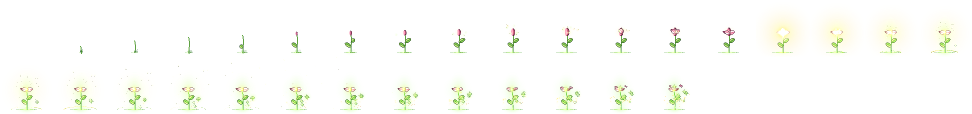
#> input picture _archive/assets/vfx/pixelfx/heal_pickup.png, 1944 x 228 px (shown at 1/2 size)
$ python vfx_sprite_pipeline.py --input ../assets/vfx/pixelfx/heal_pickup.png --output out.png
#> lines starting #> are read from the running program, lines starting #| are printed output that depends on the picture; after the words box and inside, x2 and y2 are one past the last pixel; in counts of white or black regions, pixels touching at a corner belong together
"""Normalize a chroma-key-removed horizontal VFX strip into Godot-ready pixel frames."""

from __future__ import annotations

import argparse
from pathlib import Path

from PIL import Image


def _alpha_bbox(image: Image.Image, threshold: int) -> tuple[int, int, int, int] | None:
    alpha = image.getchannel("A").point(lambda value: 255 if value >= threshold else 0)
    return alpha.getbbox()


def normalize_strip(
    source_path: Path,
    output_path: Path,
    frame_count: int,
    frame_size: int,
    alpha_threshold: int,
    content_ratio: float,
) -> None:
#> called with frame_count = 6, frame_size = 64, alpha_threshold = 72, content_ratio = 0.82
    source = Image.open(source_path).convert("RGBA")
#> source is the input picture: PIL image 1944x228 RGBA; mean R, G, B, A 54.6, 59.5, 25.6, 11.6
    source_width, source_height = source.size
#> source_width = 1944; source_height = 228
    frames: list[Image.Image] = []
    max_half_extent = 1.0

    for index in range(frame_count):
        left = round(source_width * index / frame_count)
        right = round(source_width * (index + 1) / frame_count)
        frame = source.crop((left, 0, right, source_height))
        frames.append(frame)
        bbox = _alpha_bbox(frame, alpha_threshold)
        if bbox is None:
            continue
        center_x = frame.width / 2.0
        center_y = frame.height / 2.0
        max_half_extent = max(
            max_half_extent,
            abs(bbox[0] - center_x),
            abs(bbox[2] - center_x),
            abs(bbox[1] - center_y),
            abs(bbox[3] - center_y),
        )
#> this loop made 6 passes
#> (bbox, max_half_extent) on passes 1 to 6: ((22, 81, 306, 220), 144), ((17, 63, 320, 220), 158), ((19, 58, 296, 220), 158), ((33, 49, 295, 220), 158), ((32, 46, 290, 220), 158), ((33, 42, 296, 106), 158)
#> pass 1, in normalize_strip, `frame = source.crop((left, 0, right, source_height))`:
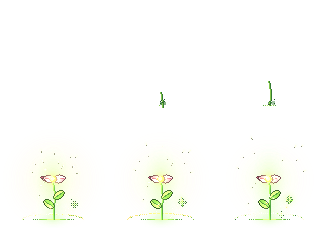
#> frame: PIL image 324x228 RGBA; mean R, G, B, A 69.8, 69.9, 30.4, 10.3; transparent parts drawn white
#> pass 1, in _alpha_bbox, `alpha = image.getchannel("A").point(lambda value: 255 if value >= thre..`:
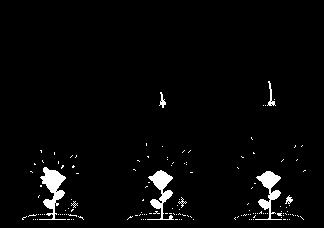
#> alpha: PIL image 324x228 L; 3% white; 142 white regions (135 under 20 px), largest, box (x1, y1, x2, y2) and area: (39, 167, 66, 220) 629, (147, 170, 174, 220) 536, (255, 171, 282, 220) 506
#> pass 2, in _alpha_bbox (call 2), `alpha = image.getchannel("A").point(lambda value: 255 if value >= thre..`:
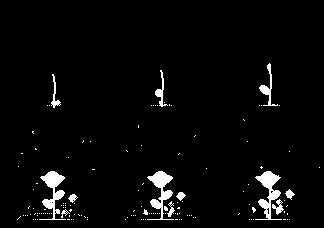
#> alpha: PIL image 324x228 L; 3.4% white; 136 white regions (124 under 20 px), largest, box (x1, y1, x2, y2) and area: (255, 171, 282, 220) 529, (39, 171, 66, 220) 522, (147, 171, 174, 220) 509
#> after the loop:
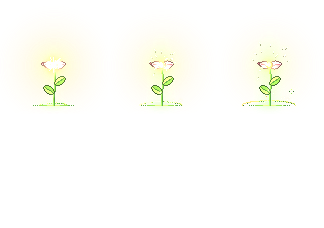
#> frame: PIL image 324x228 RGBA; mean R, G, B, A 98.6, 92.1, 45.2, 13.1; transparent parts drawn white
#> after the loop, frames = 6 items

    crop_half = max_half_extent / max(min(content_ratio, 0.95), 0.1)
#> crop_half = 192.7
    sheet = Image.new("RGBA", (frame_size * frame_count, frame_size), (0, 0, 0, 0))
#> sheet: PIL image 384x64 RGBA; every value is 0
    nonempty_frames = 0

    for index, frame in enumerate(frames):
        center_x = frame.width / 2.0
        center_y = frame.height / 2.0
        crop = frame.crop(
            (
                round(center_x - crop_half),
                round(center_y - crop_half),
                round(center_x + crop_half),
                round(center_y + crop_half),
            )
        )
        pixel_frame = crop.resize((frame_size, frame_size), Image.Resampling.NEAREST)
        pixels = pixel_frame.load()
        for y in range(frame_size):
            for x in range(frame_size):
                red, green, blue, alpha = pixels[x, y]
                if alpha < alpha_threshold:
                    pixels[x, y] = (0, 0, 0, 0)
                else:
                    pixels[x, y] = (red, green, blue, 255)
        if pixel_frame.getchannel("A").getbbox() is not None:
            nonempty_frames += 1
        sheet.alpha_composite(pixel_frame, (index * frame_size, 0))
#> this loop made 6 passes
#> pass 1, in normalize_strip, `crop = frame.crop( ( round(center_x - crop_half), round(center_y - cro..`:
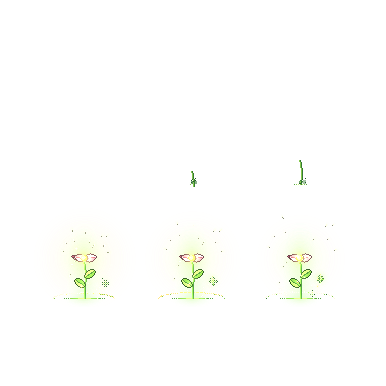
#> crop: PIL image 386x386 RGBA; mean R, G, B, A 34.6, 34.7, 15.1, 5.1; transparent parts drawn white
#> after the loop:
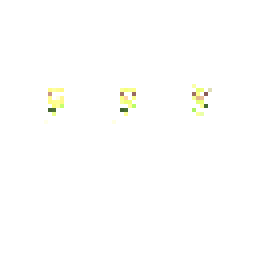
#> pixel_frame: PIL image 64x64 RGBA (shown 4 times larger); mean R, G, B, A 3.4, 3.4, 2.3, 3.9; transparent parts drawn white
#> after the loop:
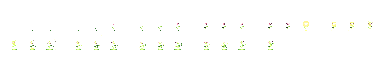
#> sheet: PIL image 384x64 RGBA; mean R, G, B, A 3.7, 4.1, 2.6, 4.9; transparent parts drawn white
#> after the loop, nonempty_frames = 6

    if nonempty_frames != frame_count:
        raise ValueError(
            f"Expected {frame_count} non-empty frames, found {nonempty_frames}: {source_path}"
        )
    output_path.parent.mkdir(parents=True, exist_ok=True)
    sheet.save(output_path, optimize=False)


def main() -> None:
    parser = argparse.ArgumentParser()
    parser.add_argument("--input", type=Path, required=True)
    parser.add_argument("--output", type=Path, required=True)
    parser.add_argument("--frames", type=int, default=6)
    parser.add_argument("--frame-size", type=int, default=64)
    parser.add_argument("--alpha-threshold", type=int, default=72)
    parser.add_argument("--content-ratio", type=float, default=0.82)
    args = parser.parse_args()
    normalize_strip(
        args.input,
        args.output,
        args.frames,
        args.frame_size,
        args.alpha_threshold,
        args.content_ratio,
    )


if __name__ == "__main__":
    main()

$ run again, on _archive/assets/vfx/pixelfx/concept_dark_rift.png
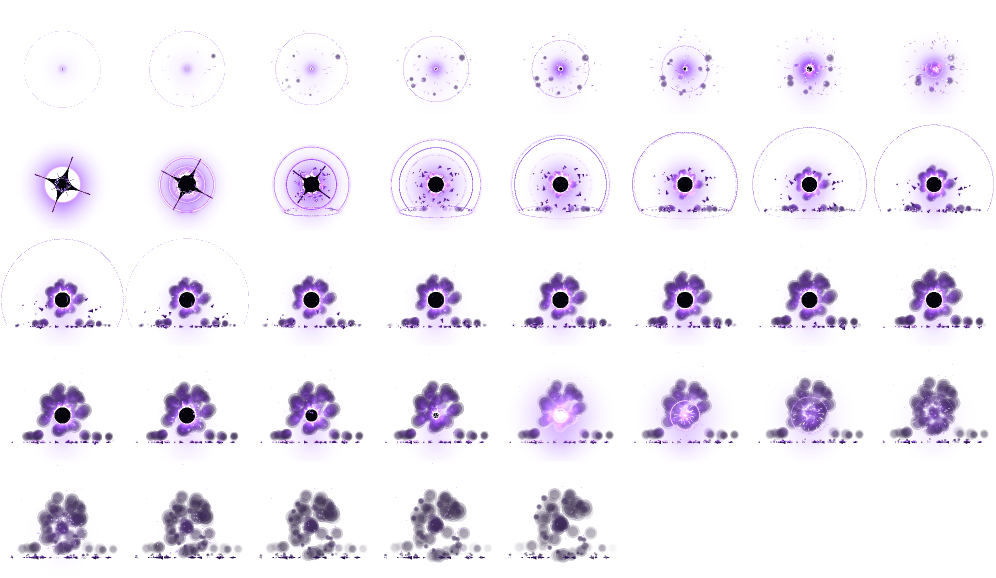
#> input picture _archive/assets/vfx/pixelfx/concept_dark_rift.png, 1992 x 1155 px (shown at 1/2 size)
#> in normalize_strip, source is the input picture: PIL image 1992x1155 RGBA; mean R, G, B, A 39.5, 17.5, 68.1, 25
#> the loop in normalize_strip, `for index in range(frame_count):` made 6 passes
#> (bbox, max_half_extent) on passes 1 to 6: ((2, 62, 332, 1119), 541.5), ((0, 60, 332, 1121), 543.5), ((0, 63, 313, 1125), 547.5), ((21, 65, 332, 1123), 547.5), ((0, 59, 332, 888), 547.5), ((0, 64, 328, 888), 547.5)
#> pass 1, in _alpha_bbox, `alpha = image.getchannel("A").point(lambda value: 255 if value >= thre..`:
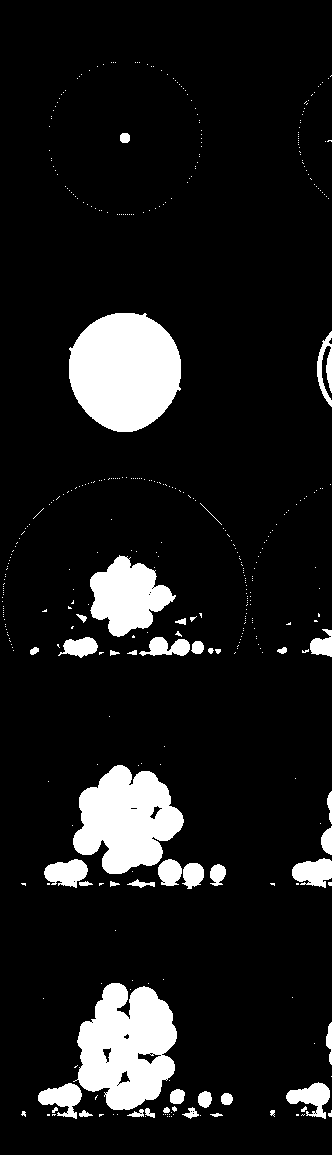
#> alpha: PIL image 332x1155 L; 10.7% white; 424 white regions (379 under 20 px), largest, box (x1, y1, x2, y2) and area: (69, 313, 181, 432) 10443, (73, 983, 177, 1110) 9010, (73, 765, 184, 874) 7923
#> after the loop in normalize_strip, `for index in range(frame_count):`: frames = 6 items
#> crop_half = 667.7
#> the loop in normalize_strip, `for index, frame in enumerate(frames):` made 6 passes
#> after the loop in normalize_strip, `for index, frame in enumerate(frames):`:
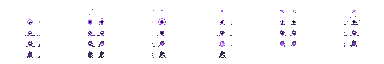
#> sheet: PIL image 384x64 RGBA; mean R, G, B, A 2.9, 1.9, 4, 6.9; transparent parts drawn white
#> after the loop in normalize_strip, `for index, frame in enumerate(frames):`: nonempty_frames = 6

$ run again, on _archive/assets/vfx/pixelfx/concept_ice_nova.png
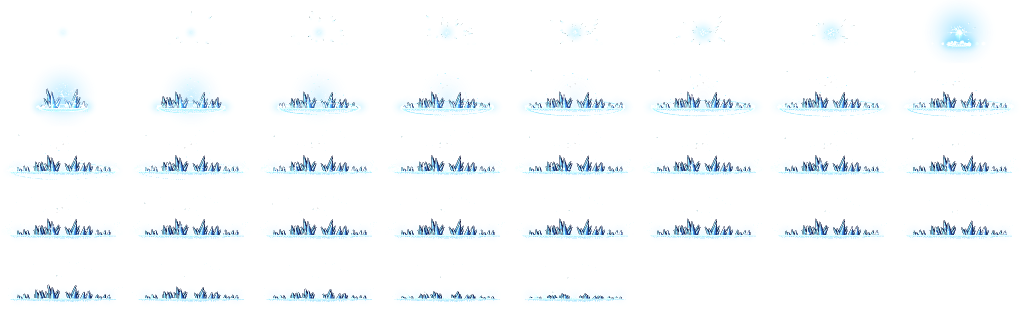
#> input picture _archive/assets/vfx/pixelfx/concept_ice_nova.png, 2048 x 635 px (shown at 1/2 size)
#> in normalize_strip, source is the input picture: PIL image 2048x635 RGBA; mean R, G, B, A 25.1, 47.7, 57.4, 18.9
#> the loop in normalize_strip, `for index in range(frame_count):` made 6 passes
#> (bbox, max_half_extent) on passes 1 to 6: ((2, 63, 341, 604), 286.5), ((0, 22, 342, 604), 295.5), ((0, 31, 340, 604), 295.5), ((2, 38, 341, 604), 295.5), ((0, 33, 342, 477), 295.5), ((0, 34, 340, 477), 295.5)
#> pass 1, in _alpha_bbox, `alpha = image.getchannel("A").point(lambda value: 255 if value >= thre..`:
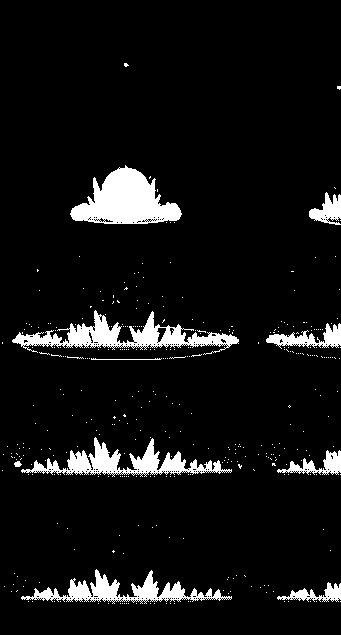
#> alpha: PIL image 341x635 L; 7.2% white; 359 white regions (349 under 20 px), largest, box (x1, y1, x2, y2) and area: (70, 165, 182, 224) 3801, (12, 310, 239, 355) 3280, (21, 437, 232, 477) 2762
#> after the loop in normalize_strip, `for index in range(frame_count):`: frames = 6 items
#> crop_half = 360.4
#> the loop in normalize_strip, `for index, frame in enumerate(frames):` made 6 passes
#> center_x on passes 1 to 6: 170.5, 171, 170.5, 170.5, 171, 170.5
#> after the loop in normalize_strip, `for index, frame in enumerate(frames):`:
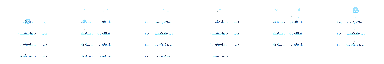
#> sheet: PIL image 384x64 RGBA; mean R, G, B, A 4.2, 5.5, 6.1, 7.4; transparent parts drawn white
#> after the loop in normalize_strip, `for index, frame in enumerate(frames):`: nonempty_frames = 6
